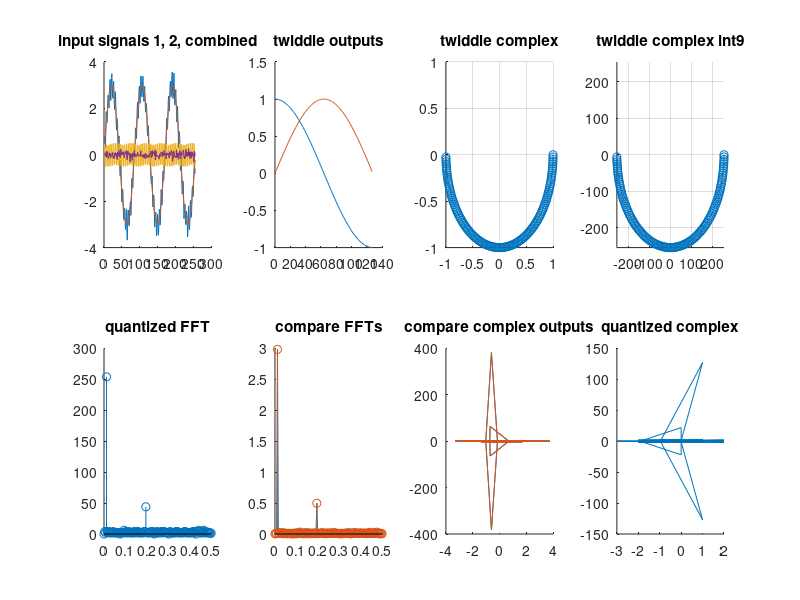

MATLAB code to generate this figure:
close all;

sample_exp = 8;
N = 2^sample_exp;
data_width = 8;
t = 0:1:N-1;
t2 = 0:1:N/2 - 1;

carrier_amp = 3;
sample1 = carrier_amp*sin(2*pi*3*t/N);
sample2 = (1/2)*sin(2*pi*50*(t/N));
noise_multi = .1;
noise = noise_multi*randn(size(t));

signal = sample1+sample2+noise;

freq_multi = ones(1, N/2+1)*2;
freq_multi(1) = 1;
freq_multi(end) = 1;

subplot(2,4,1);
title('input signals 1, 2, combined');
hold on;
plot(t,signal);
plot(t,sample1);
plot(t,sample2);
plot(t,noise);

#legend('signal','sample1','sample2','noise');
hold off;

#==============================================================================

# BEGIN built in FFT (sanity check)

Y = fft(signal);
P2 = abs(Y/N);
P1 = P2(1:N/2+1);
P1 = P1 .* freq_multi;

f = (0:(N/2))/N;


# END built in FFT (sanity check)
#==============================================================================
# BEGIN custom FFT

pkg load signal;

# this is super easy in FPGA, no need to do it manually here
decomp_samples = bitrevorder(signal);
real_samples = decomp_samples;
imaginary_samples = zeros(1, N);

complex_samples = decomp_samples - i*imaginary_samples;



# precompute sines and cosines for twiddle factors
#twiddle_cosine = cos(2*pi*t2/N/2)
#twiddle_sine = sin(2*pi*t2/N/2)
#twiddle_complex = twiddle_cosine - i*twiddle_sine;
twiddle_cosine = ones(1,N/2-1);
twiddle_sine = zeros(1,N/2-1);
twiddle_complex = ones(1,N/2-1);
for m = 2:N/2
    twiddle_cosine(m) = cos(2*pi/N) * twiddle_cosine(m-1) - sin(2*pi/N) * twiddle_sine(m-1);
    twiddle_sine(m) = cos(2*pi/N) * twiddle_sine(m-1) + sin(2*pi/N) * twiddle_cosine(m-1);
end
twiddle_complex = twiddle_cosine - i*twiddle_sine;

subplot(2,4,2);
title('twiddle outputs');
hold on;
plot(t2,twiddle_cosine);
plot(t2,twiddle_sine);
#plot(twiddle_complex);

#legend('twiddle cosine','twiddle sine');
hold off;

subplot(2,4,3);
title('twiddle complex');
hold on;
plot(twiddle_complex, '-o');
axis([-1 1 -1 1]);
grid on;
hold off;

real_output = real_samples;
imag_output = imaginary_samples;


# iterate through each stage in the frequency synthesis process
# number of stages = log2(N) (e.g. 5 stages for N = 32)
for stage = 1:sample_exp
    DFT_cnt = N/(2^stage);
    # iterate through each sub-DFT
    twiddle_index_step = N/2^(stage);
    output = ['stage: ', num2str(stage)];
    disp(output);
    for DFT = 1:DFT_cnt
        # iterate through each butterfly
        # number of butterflies per DFT increasese with the stage number but the total remains the same (N/2)
        output = ['DFT: ', num2str(DFT)];
        disp(output);
        for butterfly = 1:(2^(stage - 1))
            # reference index for stage 1: 1, 3, 5, 7; stage 2: 1, 2, 5, 6, stage 3: 1, 2, 3, 4
            index_ref = butterfly + (DFT - 1) * 2^(stage);
            index_other = index_ref + 2^(stage - 1);
            twiddle_index = (butterfly - 1) * twiddle_index_step + 1;
            
            # calc intermediate product of sample 2 and twiddle factor
            real_temp = real_output(index_other) * twiddle_cosine(twiddle_index) + imag_output(index_other) * twiddle_sine(twiddle_index);
            imag_temp = imag_output(index_other) * twiddle_cosine(twiddle_index) - real_output(index_other) * twiddle_sine(twiddle_index);

            # calc final sum of sample 2
            real_output(index_other) = real_output(index_ref) - real_temp;
            imag_output(index_other) = imag_output(index_ref) - imag_temp;
            
            # calc final sum of sample 1
            real_output(index_ref) = real_output(index_ref) + real_temp;
            imag_output(index_ref) = imag_output(index_ref) + imag_temp;
            
            output = ['i_ref ', num2str(index_ref), ', o_ref ', num2str(index_other), ', t_index ', num2str(twiddle_index)];
            disp(output);
        end
    end
end

# END custom FFT
#==============================================================================
# quantized FFT

twiddle_cos_quant = int32(round((twiddle_cosine) * (2^(data_width)-1)));
twiddle_sin_quant = int32(round((twiddle_sine) * (2^(data_width)-1)));

subplot(2,4,4);
title('twiddle complex int9');
hold on;
plot(twiddle_cos_quant, -twiddle_sin_quant, '-o');
#plot(t2, twiddle_cos_quant);
#plot(t2, twiddle_sin_quant);
a_limit = max(max(abs(twiddle_cos_quant)),max(abs(twiddle_sin_quant)));
axis([-a_limit a_limit -a_limit a_limit]);
grid on;
hold off;

real_output_quant = int32(round((real_samples/carrier_amp)*(2^data_width-1)));
imag_output_quant = int32(round(imaginary_samples*(2^data_width-1)));

diary on;
for stage = 1:sample_exp
    DFT_cnt = N/(2^stage);
    # iterate through each sub-DFT
    twiddle_index_step = N/2^(stage);
    output = ['stage_q: ', num2str(stage)];
    disp(output);
    for DFT = 1:DFT_cnt
        # iterate through each butterfly
        # number of butterflies per DFT increasese with the stage number but the total remains the same: N/2
        output = ['DFT_q: ', num2str(DFT)];
        disp(output);
        for butterfly = 1:(2^(stage - 1))
            # reference index for stage 1: 1, 3, 5, 7; stage 2: 1, 2, 5, 6, stage 3: 1, 2, 3, 4
            index_ref = butterfly + (DFT - 1) * 2^(stage);
            index_other = index_ref + 2^(stage - 1);
            twiddle_index = (butterfly - 1) * twiddle_index_step + 1;
            
            output = ['quant: i_ref ', num2str(index_ref), ', o_ref ', num2str(index_other), ', t_index ', num2str(twiddle_index)];
            disp(output);
            #output = ['ref: ',num2str(complex(real_output_quant(index_ref), imag_output_quant(index_ref))),', other: ',num2str(complex(real_output_quant(index_other), imag_output_quant(index_other))),', twiddle: ',num2str(complex(twiddle_cos_quant(twiddle_index), twiddle_sin_quant(twiddle_index)))];
            #disp(output);
            # calc intermediate product of sample 2 and twiddle factor
            real_temp = floor(((real_output_quant(index_other) * twiddle_cos_quant(twiddle_index)) + (imag_output_quant(index_other) * twiddle_sin_quant(twiddle_index)))/(2^data_width));
            imag_temp = floor(((imag_output_quant(index_other) * twiddle_cos_quant(twiddle_index)) - (real_output_quant(index_other) * twiddle_sin_quant(twiddle_index)))/(2^data_width));

            output = [num2str(real_temp),' = ',num2str(real_output_quant(index_other)),' * ',num2str(twiddle_cos_quant(twiddle_index)),' + ',num2str(imag_output_quant(index_other)),' * ',num2str(twiddle_sin_quant(twiddle_index))];
            disp(output);
            output = [num2str(imag_temp),' = ',num2str(imag_output_quant(index_other)),' * ',num2str(twiddle_cos_quant(twiddle_index)),' - ',num2str(real_output_quant(index_other)),' * ',num2str(twiddle_sin_quant(twiddle_index))];
            disp(output);

            # calc final sum of sample 2
            real_output_quant(index_other) = floor((real_output_quant(index_ref) - real_temp)/2);
            imag_output_quant(index_other) = floor((imag_output_quant(index_ref) - imag_temp)/2);

            output = [num2str(complex(real_output_quant(index_other), imag_output_quant(index_other))),' = ',num2str(complex(real_output_quant(index_ref), imag_output_quant(index_ref))),' - ',num2str(complex(real_temp, imag_temp))];
            disp(output);
            
            # calc final sum of sample 1
            real_temp2 = floor((real_output_quant(index_ref) + real_temp)/2);
            imag_temp2 = floor((imag_output_quant(index_ref) + imag_temp)/2);

            output = [num2str(complex(real_temp2, imag_temp2)),' = ',num2str(complex(real_output_quant(index_ref), imag_output_quant(index_ref))),' + ',num2str(complex(real_temp, imag_temp))];
            disp(output);

            real_output_quant(index_ref) = real_temp2;
            imag_output_quant(index_ref) = imag_temp2;
            
            #output = ['quant: i_ref ', num2str(index_ref), ', o_ref ', num2str(index_other), ', t_index ', num2str(twiddle_index),' = ', num2str(complex(real_output_quant(index_ref), imag_output_quant(index_ref))), '; ', num2str(complex(real_output_quant(index_other), imag_output_quant(index_other)))];
            #disp(output);
        end
    end
end
diary off;

# END quantized FFT
#==============================================================================
# compare FFT outputs
complex_synth = real_output + i*imag_output;
myP2 = abs(complex_synth/N);
myP1 = myP2(1:N/2+1);
myP1 = myP1 .* freq_multi;

complex_synth_quant = complex(real_output_quant, imag_output_quant);
myP2_quant = uint32(hypot(real_output_quant, imag_output_quant));#/(data_width));
myP1_quant = myP2_quant(1:N/2+1);
myP1_quant = myP1_quant .* freq_multi;

#==============================================================================
subplot(2,4,5);
title('quantized FFT');
hold on;

stem(f, myP1_quant);
hold off;
#==============================================================================
subplot(2,4,6);
title('compare FFTs');
hold on;
#plot(f, decomp_samples(1:N/2+1));
#plot(f, imaginary_samples(1:N/2+1));
plot(f, P1);
stem(f, myP1);

#legend('Matlab FFT','my FFT','my FFT quant');
hold off;
#==============================================================================
#subplot(2,4,7);
#title('FFT error');
#hold on;
#plot(f, P1 - myP1);
#hold off;
#==============================================================================
subplot(2,4,7);
title('compare complex outputs');
hold on;
plot(Y);
plot(complex_synth);
hold off;
#==============================================================================
subplot(2,4,8);
title('quantized complex');
hold on;

plot(complex_synth_quant);

#legend('Matlab FFT', 'My FFT');
hold off;

# END custom FFT